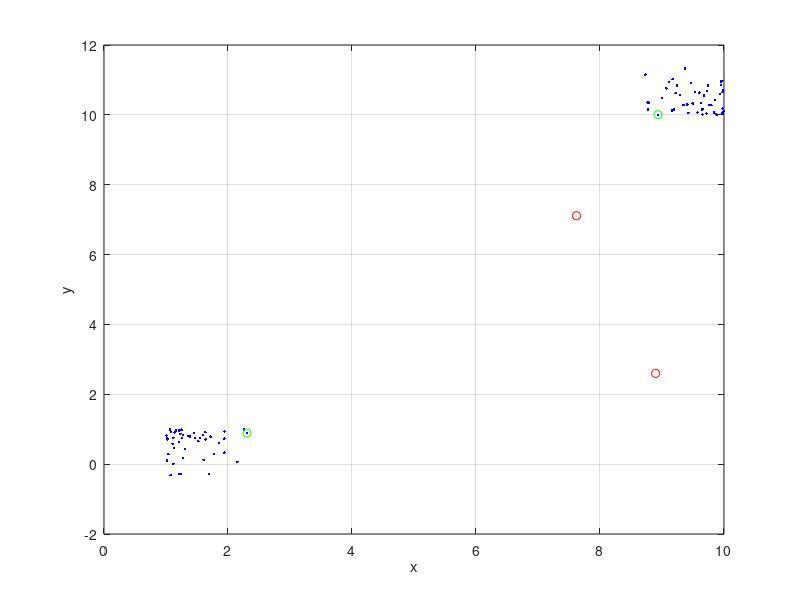
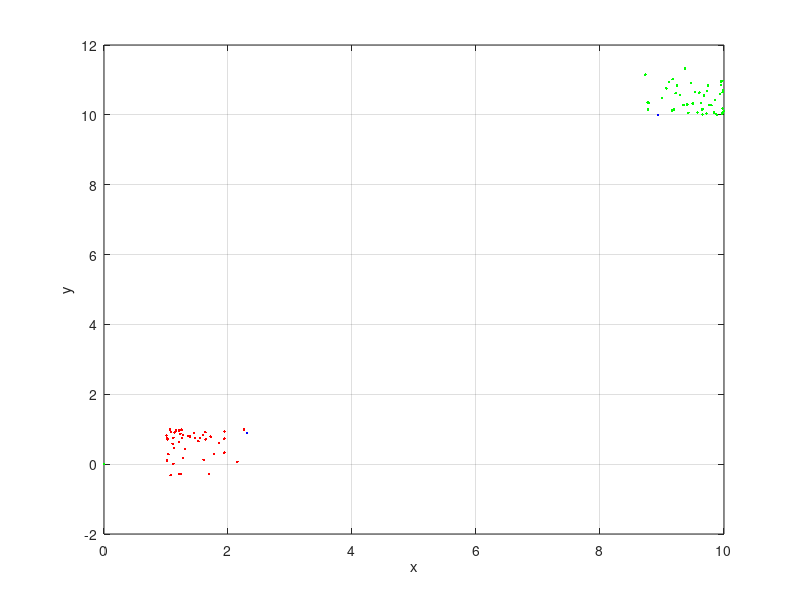

Reproduce these figures in MATLAB, in order.
clc,close all,clear all
% add features fargo
% Number of clusters this is given information
Ncl = 2; 

x1center  = 1;
y1center  = 1;
x2center  = 10;
y2center  = 10;




N = 100;
x = zeros(N,1);
y = zeros(N,1);
lc1 = zeros(N,1);
lc2 = zeros(N,1);



for i=1:N    
    if mod(i,2)==0 
        x(i) = x1center + 2*rand*sin(rand) ;
        y(i) = x1center - 2*rand*sin(rand);
    else
        x(i) = x2center - 2*rand*sin(rand) ;
        y(i) = x2center + 2*rand*sin(rand) ;      
    end
    
end


figure (1)
plot(x,y,'b.')
xlabel('x')
xlabel('y')
grid on


while(true)
xc1 = max(x)*rand;
yc1 = max(y)*rand;
xc2 = max(x)*rand;
yc2 = max(y)*rand;

for i=1:length(x)
    lc1(i) = sqrt( (xc1 - x(i)).^2 + ( yc1 - y(i)).^2  );
    lc2(i) = sqrt( (xc2 - x(i)).^2 + ( yc2 - y(i)).^2  );
end

 if lc1(1)*lc2(1)< 0.5*max(x).^2 break;
 end

end



hold on
plot(xc1,yc1,'ro')
hold on
plot(xc2,yc2,'ro')
xlabel('x')
ylabel('y')


% Calculation the lengths
% for 1 center
lc1 = zeros(N,1);
lc2 = zeros(N,1);

k = 0;
while (true)
k = k+1

for i=1:length(x)
    lc1(i) = sqrt( (xc1 - x(i)).^2 + ( yc1 - y(i)).^2  );
    lc2(i) = sqrt( (xc2 - x(i)).^2 + ( yc2 - y(i)).^2  );
end



[M1,I1] = min(lc1)
[M2,I2] = min(lc2)

xc1_new = x(I1);
xc2_new = x(I2);

yc1_new = y(I1);
yc2_new = y(I2);


if  ((xc1_new - xc1)< 0.01  && (xc2_new - xc2)< 0.01 && (yc1_new - yc1)< 0.1  && (yc2_new - yc2)< 0.1 )  break;
end

xc1 = xc1_new;
xc2 = xc2_new;

yc1 = yc1_new;
yc2 = yc2_new;

end

hold on
plot(xc1,yc1,'go')
hold on
plot(xc2,yc2,'go')
xlabel('x')
ylabel('y')


x1 = zeros(N,1);
y1 = zeros(N,1);
x2 = zeros(N,1);
y2 = zeros(N,1);


% Changing Color For clusters
for i = 1:N
    if (lc1(i)< 2)
        x1(i) = x(i); y1(i) = y(i);
    else
        x2(i) = x(i); y2(i) = y(i);
    end
end

figure(3)
plot(x1,y1,'r.')
grid on
hold on
plot(x2,y2,'g.')
xlabel('x')
ylabel('y')
grid on
hold on
plot(xc1,yc1,'b.')
hold on
plot(xc2,yc2,'b.')

% 2+2 = 10



% add some minor changing
% add minot update with more perfect code

clc,close all,clear all
disp('new features')
% another one
% another 2 codes and upda


% need edd em algorithm
